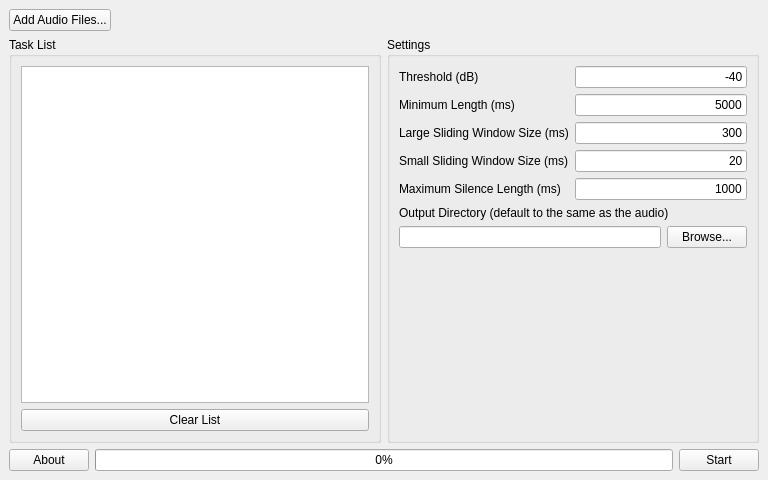
<?xml version="1.0" encoding="UTF-8"?>
<ui version="4.0">
 <class>MainWindow</class>
 <widget class="QMainWindow" name="MainWindow">
  <property name="geometry">
   <rect>
    <x>0</x>
    <y>0</y>
    <width>768</width>
    <height>480</height>
   </rect>
  </property>
  <property name="font">
   <font>
    <family>Microsoft YaHei UI</family>
   </font>
  </property>
  <property name="windowTitle">
   <string>MainWindow</string>
  </property>
  <widget class="QWidget" name="centralwidget">
   <layout class="QVBoxLayout" name="verticalLayout">
    <item>
     <layout class="QHBoxLayout" name="horizontalLayout_2">
      <item>
       <widget class="QPushButton" name="pushButtonAddFiles">
        <property name="enabled">
         <bool>true</bool>
        </property>
        <property name="sizePolicy">
         <sizepolicy hsizetype="Fixed" vsizetype="Fixed">
          <horstretch>0</horstretch>
          <verstretch>0</verstretch>
         </sizepolicy>
        </property>
        <property name="text">
         <string>Add Audio Files...</string>
        </property>
       </widget>
      </item>
      <item>
       <spacer name="horizontalSpacer">
        <property name="orientation">
         <enum>Qt::Horizontal</enum>
        </property>
        <property name="sizeHint" stdset="0">
         <size>
          <width>40</width>
          <height>20</height>
         </size>
        </property>
       </spacer>
      </item>
     </layout>
    </item>
    <item>
     <layout class="QHBoxLayout" name="horizontalLayout">
      <item>
       <widget class="QGroupBox" name="groupBox">
        <property name="sizePolicy">
         <sizepolicy hsizetype="Preferred" vsizetype="Minimum">
          <horstretch>0</horstretch>
          <verstretch>0</verstretch>
         </sizepolicy>
        </property>
        <property name="title">
         <string>Task List</string>
        </property>
        <layout class="QVBoxLayout" name="verticalLayout_2">
         <item>
          <widget class="QListWidget" name="listWidgetTaskList">
           <property name="frameShadow">
            <enum>QFrame::Plain</enum>
           </property>
          </widget>
         </item>
         <item>
          <widget class="QPushButton" name="pushButtonClearList">
           <property name="text">
            <string>Clear List</string>
           </property>
          </widget>
         </item>
        </layout>
       </widget>
      </item>
      <item>
       <widget class="QGroupBox" name="groupBox_2">
        <property name="sizePolicy">
         <sizepolicy hsizetype="Preferred" vsizetype="Minimum">
          <horstretch>0</horstretch>
          <verstretch>0</verstretch>
         </sizepolicy>
        </property>
        <property name="title">
         <string>Settings</string>
        </property>
        <layout class="QVBoxLayout" name="verticalLayout_3">
         <item>
          <layout class="QFormLayout" name="formLayout">
           <item row="0" column="0">
            <widget class="QLabel" name="label_2">
             <property name="text">
              <string>Threshold (dB)</string>
             </property>
            </widget>
           </item>
           <item row="0" column="1">
            <widget class="QLineEdit" name="lineEditThreshold">
             <property name="text">
              <string>-40</string>
             </property>
             <property name="alignment">
              <set>Qt::AlignRight|Qt::AlignTrailing|Qt::AlignVCenter</set>
             </property>
            </widget>
           </item>
           <item row="1" column="0">
            <widget class="QLabel" name="label_3">
             <property name="text">
              <string>Minimum Length (ms)</string>
             </property>
            </widget>
           </item>
           <item row="1" column="1">
            <widget class="QLineEdit" name="lineEditMinLen">
             <property name="text">
              <string>5000</string>
             </property>
             <property name="alignment">
              <set>Qt::AlignRight|Qt::AlignTrailing|Qt::AlignVCenter</set>
             </property>
            </widget>
           </item>
           <item row="2" column="0">
            <widget class="QLabel" name="label_4">
             <property name="text">
              <string>Large Sliding Window Size (ms)</string>
             </property>
            </widget>
           </item>
           <item row="2" column="1">
            <widget class="QLineEdit" name="lineEditWinLarge">
             <property name="text">
              <string>300</string>
             </property>
             <property name="alignment">
              <set>Qt::AlignRight|Qt::AlignTrailing|Qt::AlignVCenter</set>
             </property>
            </widget>
           </item>
           <item row="3" column="0">
            <widget class="QLabel" name="label_5">
             <property name="text">
              <string>Small Sliding Window Size (ms)</string>
             </property>
            </widget>
           </item>
           <item row="3" column="1">
            <widget class="QLineEdit" name="lineEditWinSmall">
             <property name="text">
              <string>20</string>
             </property>
             <property name="alignment">
              <set>Qt::AlignRight|Qt::AlignTrailing|Qt::AlignVCenter</set>
             </property>
            </widget>
           </item>
           <item row="4" column="0">
            <widget class="QLabel" name="label_6">
             <property name="text">
              <string>Maximum Silence Length (ms)</string>
             </property>
            </widget>
           </item>
           <item row="4" column="1">
            <widget class="QLineEdit" name="lineEditMaxSilence">
             <property name="text">
              <string>1000</string>
             </property>
             <property name="alignment">
              <set>Qt::AlignRight|Qt::AlignTrailing|Qt::AlignVCenter</set>
             </property>
            </widget>
           </item>
          </layout>
         </item>
         <item>
          <widget class="QLabel" name="label_7">
           <property name="text">
            <string>Output Directory (default to the same as the audio)</string>
           </property>
          </widget>
         </item>
         <item>
          <layout class="QHBoxLayout" name="horizontalLayout_4">
           <item>
            <widget class="QLineEdit" name="lineEditOutputDir">
             <property name="text">
              <string/>
             </property>
             <property name="alignment">
              <set>Qt::AlignLeading|Qt::AlignLeft|Qt::AlignVCenter</set>
             </property>
            </widget>
           </item>
           <item>
            <widget class="QPushButton" name="pushButtonBrowse">
             <property name="text">
              <string>Browse...</string>
             </property>
            </widget>
           </item>
          </layout>
         </item>
         <item>
          <spacer name="verticalSpacer">
           <property name="orientation">
            <enum>Qt::Vertical</enum>
           </property>
           <property name="sizeHint" stdset="0">
            <size>
             <width>20</width>
             <height>40</height>
            </size>
           </property>
          </spacer>
         </item>
        </layout>
       </widget>
      </item>
     </layout>
    </item>
    <item>
     <layout class="QHBoxLayout" name="horizontalLayout_3">
      <item>
       <widget class="QPushButton" name="pushButtonAbout">
        <property name="text">
         <string>About</string>
        </property>
       </widget>
      </item>
      <item>
       <widget class="QProgressBar" name="progressBar">
        <property name="value">
         <number>0</number>
        </property>
       </widget>
      </item>
      <item>
       <widget class="QPushButton" name="pushButtonStart">
        <property name="text">
         <string>Start</string>
        </property>
       </widget>
      </item>
     </layout>
    </item>
   </layout>
  </widget>
 </widget>
 <resources/>
 <connections/>
</ui>
